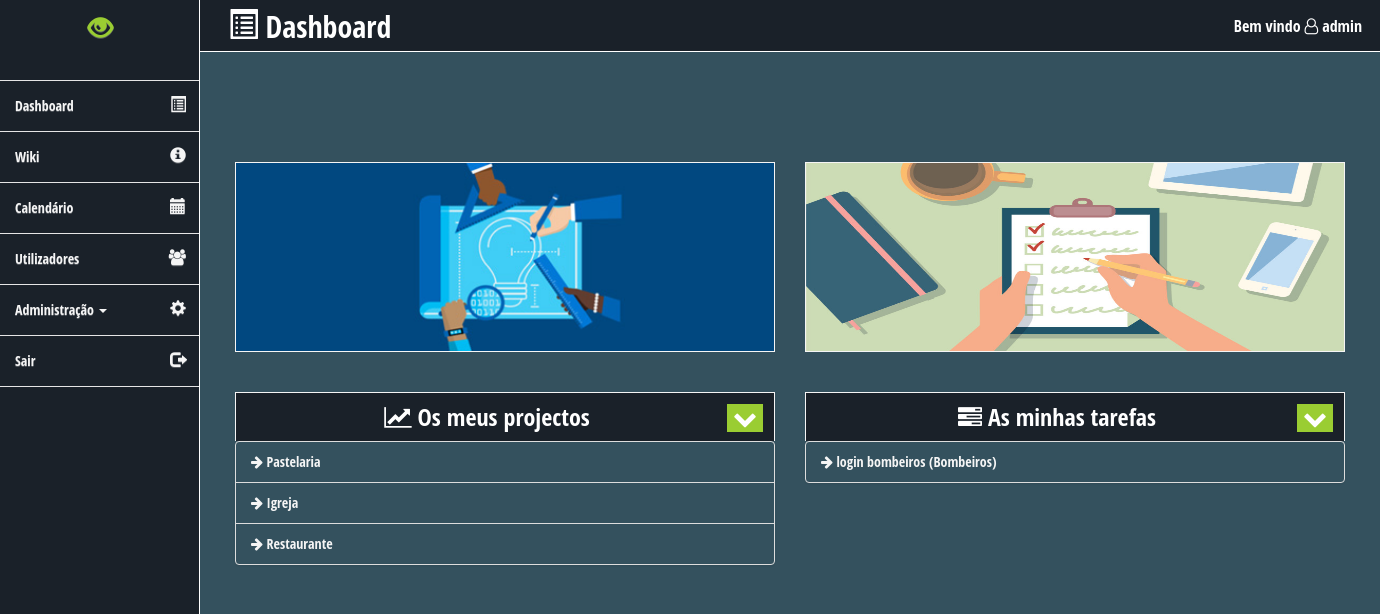
The app's page /index.php (signed in) with its own data.
### tables this page shows
CREATE TABLE `intranet_assigned_project` (
  `project_assign_id` int(11) NOT NULL AUTO_INCREMENT,
  `project_id` int(11) NOT NULL,
  `user_id` int(11) NOT NULL,
  PRIMARY KEY (`project_assign_id`),
  KEY `project_id` (`project_id`),
  KEY `user_id` (`user_id`),
  CONSTRAINT `intranet_assigned_project_ibfk_1` FOREIGN KEY (`project_id`) REFERENCES `intranet_project` (`project_id`) ON DELETE CASCADE ON UPDATE CASCADE,
  CONSTRAINT `intranet_assigned_project_ibfk_2` FOREIGN KEY (`user_id`) REFERENCES `intranet_user` (`user_id`) ON DELETE CASCADE ON UPDATE CASCADE
);

CREATE TABLE `intranet_project` (
  `project_id` int(11) NOT NULL AUTO_INCREMENT,
  `project_name` varchar(45) NOT NULL,
  `project_start_date` date DEFAULT NULL,
  `project_end_date` date DEFAULT NULL,
  `project_summary` text,
  `project_progress` tinyint(4) NOT NULL DEFAULT '0',
  PRIMARY KEY (`project_id`)
);

CREATE TABLE `intranet_assigned_task` (
  `task_assign_id` int(11) NOT NULL AUTO_INCREMENT,
  `task_id` int(11) NOT NULL,
  `user_id` int(11) NOT NULL,
  PRIMARY KEY (`task_assign_id`),
  KEY `user_id` (`user_id`),
  KEY `task_id` (`task_id`),
  CONSTRAINT `intranet_assigned_task_ibfk_1` FOREIGN KEY (`user_id`) REFERENCES `intranet_user` (`user_id`) ON DELETE CASCADE ON UPDATE CASCADE,
  CONSTRAINT `intranet_assigned_task_ibfk_2` FOREIGN KEY (`task_id`) REFERENCES `intranet_task` (`task_id`) ON DELETE CASCADE ON UPDATE CASCADE
);

CREATE TABLE `intranet_task` (
  `task_id` int(11) NOT NULL AUTO_INCREMENT,
  `task_name` varchar(45) NOT NULL,
  `task_start_date` date DEFAULT NULL,
  `task_end_date` date DEFAULT NULL,
  `project_id` int(11) NOT NULL,
  `task_summary` text,
  `task_progress` tinyint(4) NOT NULL DEFAULT '0',
  PRIMARY KEY (`task_id`),
  KEY `project_id` (`project_id`),
  CONSTRAINT `intranet_task_ibfk_1` FOREIGN KEY (`project_id`) REFERENCES `intranet_project` (`project_id`) ON DELETE CASCADE ON UPDATE CASCADE
);

### index.php (the view, shortened to what this page needs)
<?php
require_once('header.php');
require_once ('navbar.php');
$dbc = mysqli_connect(DB_HOST, DB_USER, DB_PASSWORD, DB_NAME)
    or header('Location: ' . $error_url . '?erro=1');
$query = "SELECT iap.*, ip.project_name
          FROM intranet_assigned_project AS iap
          INNER JOIN intranet_project AS ip USING(project_id)
          WHERE iap.user_id = '" . $_SESSION['user_id'] . "' AND project_progress != 2  ORDER BY project_end_date ASC";
$data_project = mysqli_query($dbc, $query)
    or header('Location: ' . $error_url . '?erro=2');
$projects = array();
while($row_project = mysqli_fetch_array($data_project)) {
    array_push($projects, $row_project);
}
$query = "SELECT iat.*, it.task_name
          FROM intranet_assigned_task AS iat
          INNER JOIN intranet_task AS it USING(task_id)
          WHERE iat.user_id = '" . $_SESSION['user_id'] . "' AND task_progress != 2 ORDER BY task_end_date ASC";
$data_task = mysqli_query($dbc, $query)
    or header('Location: ' . $error_url . '?erro=2');
$tasks = array();
while($row_task = mysqli_fetch_array($data_task)) {
    array_push($tasks, $row_task);
}
?>
<div class="main">
    <div class="row">
    <h2 id="top-bar" class="top-label hidden-xs"><i class="glyphicon glyphicon-list-alt ml-2" aria-hidden="true"></i> Dashboard<span id="header-span" class="pull-right">Bem vindo <i class="fa fa-user-o" aria-hidden="true"></i>
            <?php echo $_SESSION['username'];?></span></h2>
    </div>
    <div class="container" >
        <div class="row mt-10">
            <div class="col-lg-6">
                <div class="card" >
                    <img class="card-img-top img-responsive dashboard-img" src="images/project.jpg" alt="Card image cap">
                    <div class="card-block">
                        <h3 class="card-title text-center main-label dashboard-list-header mt-4"><strong><i class="fa fa-line-chart" aria-hidden="true"></i> Os meus projectos</strong><button id="dashboard-chevron" type="button" class="confirm-btn pull-right"><i class="fa fa-chevron-down chevron" aria-hidden="true"></i></button></h3>
                        <div id="projects-div">
                        <?php
                        if ($projects !== NULL) {
                            echo '<ul class="list-group">';
                            foreach ($projects as $project) {
                                echo '<li class="list-group-item edit-wiki-list"><a href="project.php?project_id=' . $project['project_id'] . '"><i class="fa fa-arrow-right" aria-hidden="true"></i> ' . $project['project_name'] . '</a></li>';
                            }
                            echo '</ul>';
                        }
                        ?>
                        </div>
                    </div>
                </div>
            </div>
            <div class="col-lg-6">
                <div class="card" >
                    <img class="card-img-top img-responsive dashboard-img" src="images/task.jpg" alt="Card image cap">
                    <div class="card-block">
                        <h3 class="card-title main-label text-center dashboard-list-header mt-4"><strong><i class="fa fa-tasks" aria-hidden="true"></i> As minhas tarefas</strong><button type="button" id="dashboard-chevron2" class="confirm-btn pull-right"><i class="fa fa-chevron-down chevron2" aria-hidden="true"></i></button></h3>
                        <div id="tasks-div">
                        <?php
                        if ($tasks !== NULL) {
                            echo '<ul class="list-group">';
                            foreach ($tasks as $task) {
                                $query ="SELECT it.task_name, ip.project_name
                                          FROM intranet_task AS it
                                          INNER JOIN intranet_project AS ip USING(project_id)
                                          WHERE it.task_id = '" . $task['task_id'] . "'";
                                $data = mysqli_query($dbc, $query);
                                $fetch = mysqli_fetch_assoc($data);
                                echo '<li class="list-group-item edit-wiki-list"><a href="task.php?task_id= ' . $task['task_id'] . '"><i class="fa fa-arrow-right" aria-hidden="true"></i> ' . $task['task_name'] . ' (' . $fetch['project_name'] . ')</li>';
                            }
                            echo '</ul>';
                        }
                        ?>
                        </div>
                    </div>
                </div>
            </div>
        </div>
        <div class="row">
            <div class="col-lg-6">
            </div>
        </div>
    </div>
</div>
<?php
require_once('footer.php');
?>

### css/sidebar.css (style rules this page uses)
body,html { height: 100%; }
.main .row { padding: 0px; margin: 0px; }
nav.sidebar, .main { -webkit-transition: margin 200ms ease-out; -moz-transition: margin 200ms ease-out; -o-transition: margin 200ms ease-out; transition: margin 200ms ease-out; }
.main { padding: 10px 10px 0 10px; }
@media (min-width: 768px) { .main { position: absolute; width: calc(100% - 40px); margin-left: 40px; float: right; } }
@media (min-width: 1330px) { .main { width: calc(100% - 200px); margin-left: 200px; } }

### css/style.css (style rules this page uses)
body, html { font-family: 'Open Sans Condensed', sans-serif; background-color: #34515E; color: white; }
.main { min-height: 90%; background-color: #34515E; color: white; padding: 0; }
.confirm-btn { background-color: yellowgreen; color: white; border: none; !important; }
a { color: whitesmoke; }
.mt-4 { margin-top: 4rem !important; }
.mt-10 { margin-top: 10rem !important; }
.ml-2 { margin-left: 2rem !important; }
.dashboard-img { width: 100%; height: 190px; margin: 0 auto; border: solid 1px whitesmoke; }
.dashboard-list-header { border: solid 1px whitesmoke; border-bottom: none; }
.edit-wiki-list { background-color: inherit; }
#top-bar { background-color: #1a2129; margin-top: 0; padding: 0.8rem; }
.top-label { border-bottom: solid 1px white; }
.main-label { background-color: #1A2129; margin: 0; padding: 1.1rem; }
#header-span { font-size: medium; margin-top: 1rem; margin-right: 1rem; }

### records on screen
intranet_assigned_project: project.project_name "Pastelaria"
intranet_assigned_project: project.project_name "Igreja"
intranet_assigned_project: project.project_name "Restaurante"
intranet_assigned_task: task.task_name "login bombeiros", intranet_project.project_name "Bombeiros"

### other values on screen
$_SESSION['username'] "admin"
